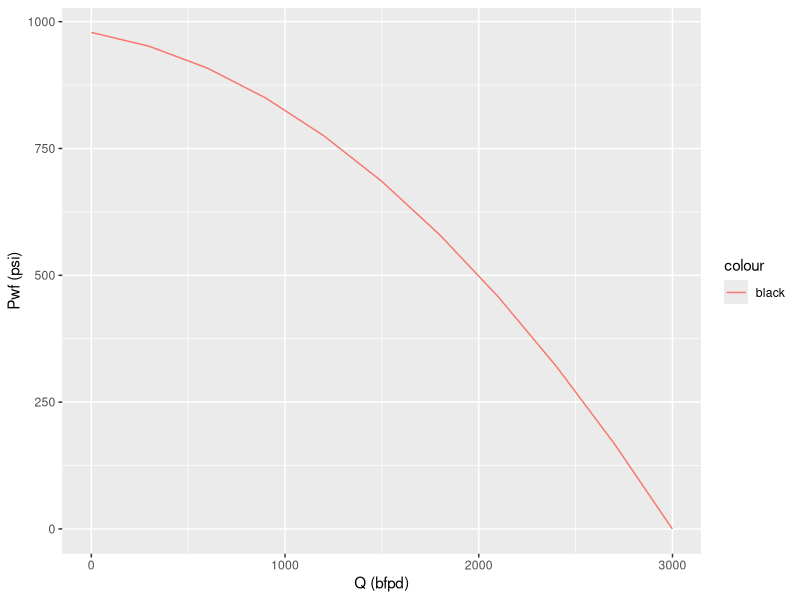
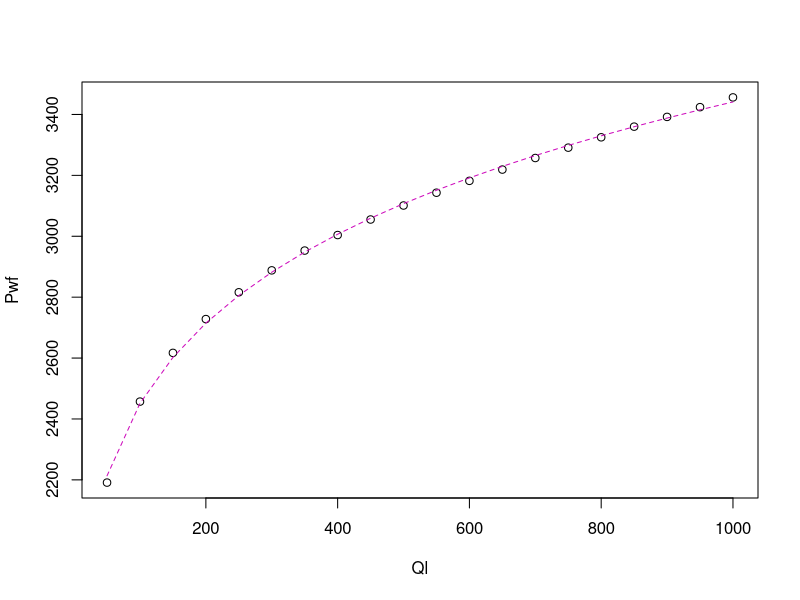
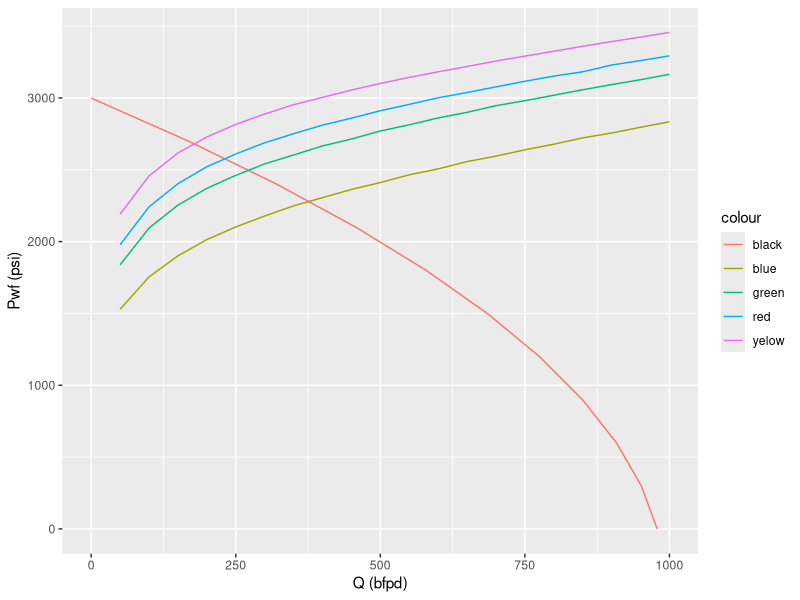

Write the R code that produced these figures, in order. (Note: this script raises an error after producing the figures.)
library(tools)
library(nleqslv)
library(ggplot2)
library(data.table)
#Develop IPR Curve1

q_o1 <- 500
pwf1 <- 2000
q_o2 <- 685
pwf2 <- 1500


vogel_eqs <- function(z) {
  e <- numeric(2)
  f <- numeric(2)
  q_max <- z[1]
  pr <- z[2]
  
  
  f[1] <- q_max*(1-0.2*(pwf1/pr)-0.8*(pwf1/pr)^2)-q_o1
  f[2] <- q_max*(1-0.2*(pwf2/pr)-0.8*(pwf2/pr)^2)-q_o2
  f
  
}

zstart <- c(100,100)
z1 <- nleqslv(zstart,vogel_eqs)


eq = function(x){z1$x[1]*(1-0.2*(x/z1$x[2])-0.8*(x/z1$x[2])^2)}
pr=z1$x[2]
x=pr

df1=data.frame(x,eq(x))   #cek lagi niih

for (i in 1:11) {
  
  df1[i,1]=x
  df1[i,2]=eq(x)
  x=df1[i,1]-(z1$x[2]/10)
}

#Plot IPR
ggplot()+
  geom_line(data=df1, aes(x=x,y=eq(x), color="black"))+
  xlab('Q (bfpd)')+
  ylab('Pwf (psi)')


#ggplot(data.frame(x=c(0,z1$x[2])), aes(x=x)) + stat_function(fun=eq, geom="line") + xlab("q_o") + ylab("pwf")

#plot IPR+TPR
#open VLP50
VLP50 <-read.csv(file="VLP50.csv")
VLP75 <- read.csv(file="VLP75.csv")
VLP100 <-read.csv(file="VLP100.csv")
VLP200 <- read.csv(file="VLP200.csv")



#regresi non linear VLP1
x1<- VLP50$ql
y1<- VLP50$pwf

#regresi
plot(x1,y1,xlab="Ql", ylab = "Pwf")

#declared the possibility of model
#model_optional
#asumsi alpha -> saat ql ~ 0
alpha <- 1800
model1_exponential <- nls(y1 ~ alpha*exp(beta*x1), start = list(alpha=alpha, beta=2*log(2)/alpha))
model1_logarithmic <- nls (y1~alpha*log(x1,exp(1))+beta, start =list(alpha=alpha, beta=2*log(2)/alpha))
model1_polynomial1 <- lm(y1~ poly(x1,2))
model1_power <- nls(y1~alpha*x1^beta, start=list(alpha=alpha, beta=2*log(2)/alpha))

#R squared calculation
R_exponential <- 1-(deviance(model1_polynomial1)/sum((y1-mean(y1))^2))
R_logarithmic <- 1-(deviance(model1_logarithmic)/sum((y1-mean(y1))^2))
R_polynomial1 <- 1-(deviance(model1_polynomial1)/sum((y1-mean(y1))^2))
R_power <- 1-(deviance(model1_power)/sum((y1-mean(y1))^2))


data_R <-c("R_exponential", "R_logarithmic", "R_polynomial1", "R_power")
value_R <-c(R_exponential, R_logarithmic, R_polynomial1,R_power)
df_R <-data.frame(data_R, value_R)

best_model <-apply(df_R, 2, function(x) max(x, na.rm = TRUE))
a<-as.character(best_model[1])
a

#build function for regression with highest R square
best_regression <- function(x) {
  if (x == "R_exponential"){
    nlm_fn1 <-predict(model1_exponential, newdata = VLP50$ql)
    lines(VLP50$ql, nlm_fn1, col=6, lty=2)
    coef1 <-coef(model1_exponential)
    
    #intersection
    intersection1 <- function(z) {
      f <- numeric(2)
      x1 <- z[1]
      y1 <- z[2]
      
      
      f[1] <- z1$x[1]*(1-0.2*(y1/z1$x[2])-0.8*(y1/z1$x[2])^2)-x1
      f[2] <- coef1[1]*exp(coef1[2]*z[1])-z[2]
      f
      
    }
    
    zstart1 <- c(100,100)
    z1_1 <- nleqslv(zstart1,intersection1)
    
    x_sect1 <-z1_1$x[1]
    y_sect1 <-z1_1$x[2]
    
    
  }else if (x =="R_logarithmic"){
    nlm_fn1 <-predict(model1_logarithmic, newdata = VLP50$ql)
    lines(VLP50$ql, nlm_fn1, col=6, lty=2)
    coef1 <-coef(model1_logarithmic)
    #intersection
    intersection1 <- function(z) {
      f <- numeric(2)
      x1 <- z[1]
      y1 <- z[2]
      
      
      f[1] <- z1$x[1]*(1-0.2*(y1/z1$x[2])-0.8*(y1/z1$x[2])^2)-x1
      f[2] <- coef1[1]*log(x1,exp(1))+coef1[2]-y1
      f
      
    }
    
    zstart1 <- c(100,100)
    z1_1 <- nleqslv(zstart1,intersection1)
    
    x_sect1 <-z1_1$x[1]
    y_sect1 <-z1_1$x[2]
    
  }else if (x=="R_polynomial1"){
    nlm_fn1 <-predict(model1_polynomial1)
    lines(VLP50$ql, nlm_fn1, col=6, lty=2)
    coef1 <-coef(model1_polynomial1)
    
    #intersection
    intersection1 <- function(z) {
      f <- numeric(2)
      x1 <- z[1]
      y1 <- z[2]
      
      
      f[1] <- z1$x[1]*(1-0.2*(y1/z1$x[2])-0.8*(y1/z1$x[2])^2)-x1
      f[2] <- coef1[3]*x1^2+coef1[2]*x1+coef1[1]-y1
      f
      
    }
    
    zstart1 <- c(100,100)
    z1_1 <- nleqslv(zstart1,intersection1)
    
    x_sect1 <-z1_1$x[1]
    y_sect1 <-z1_1$x[2]
    
    
  }else {
    nlm_fn1 <-predict(model1_power, newdata = VLP50$ql)
    lines(VLP50$ql, nlm_fn1, col=6, lty=2)
    coef1 <-coef(model1_power)
    
    #intersection
    intersection1 <- function(z) {
      f <- numeric(2)
      x1 <- z[1]
      y1 <- z[2]
      
      
      f[1] <- z1$x[1]*(1-0.2*(y1/z1$x[2])-0.8*(y1/z1$x[2])^2)-x1
      f[2] <- coef1[1]*x1^coef1[2]-y1
      f
      
    }
    
    zstart1 <- c(100,100)
    z1_1 <- nleqslv(zstart1,intersection1)
    
    x_sect1 <-z1_1$x[1]
    y_sect1 <-z1_1$x[2]
    
  }
  result<-c(x_sect1,y_sect1)
  return(result)
}



#input the best regression model type to function of regression
best_regression(a) 




#Plot IPR-TPR
ggplot()+
  geom_line(data=df1, aes(x=eq(x),y=x, color="black"))+
  geom_line(data=VLP50, aes(x=ql,y=pwf, color="yelow"))+
  geom_line(data=VLP75, aes(x=qL,y=pwf, color="red"))+
  geom_line(data=VLP100, aes(x=qL,y=pwf,color="green"))+
  geom_line(data=VLP200, aes(x=qL,y=pwf,color="blue"))+
  xlab('Q (bfpd)')+
  ylab('Pwf (psi)')

x_sect1


G_inj1 <- VLP50$glr[1]
G_inj2 <- VLP75$GLR[1]
G_inj3 <- VLP100$GLR[1]
G_inj4 <- VLP200$GLR[1]

#GLPC
#GLPC subset table
GLPC_table <- data.table(x=c(G_inj1, G_inj2, G_inj3,G_inj4), y=c(x_sect1,x_sect2,x_sect3,x_sect4))

#GLPC curve
ggplot()+
  geom_line(data=GLPC_table, aes(x=x, y=y))+
  xlab('Gas Lift Inject')+
  ylab('Qliq')
